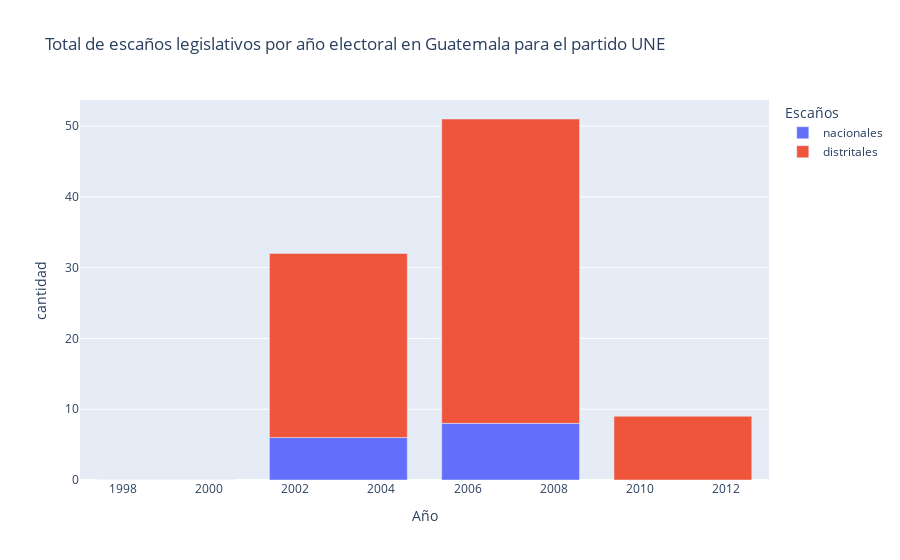

The cell this chart's notebook holds for it:
### Markdown cell above
## 4. Realice una gráfica que represente la cantidad de escaños para un partido en específico desde que este fue fundado.

### Code cell
partido = 'UNE'

# escaños nacionales
escaños_nac = partidos[partidos['sigla'] == partido][['n85_e', 'n90_e', 'n95_e', 'n99_e', 'n03_e', 'n07_e', 'n11_e']]\
    .rename(columns={'n85_e': 1985, 'n90_e': 1990, 'n95_e': 1995, 'n99_e': 1999, 'n03_e': 2003, 'n07_e': 2007, 'n11_e': 2011})
escaños_nac = escaños_nac.T.rename(columns=lambda x: 'nacionales')

# escaños distritales
escaños_dist = partidos[partidos['sigla'] == partido][['d85_e', 'd90_e', 'd95_e', 'd99_e', 'd03_e', 'd07_e', 'd11_e']]\
    .rename(columns={'d85_e': 1985, 'd90_e': 1990, 'd95_e': 1995, 'd99_e': 1999, 'd03_e': 2003, 'd07_e': 2007, 'd11_e': 2011})
escaños_dist = escaños_dist.T.rename(columns=lambda x: 'distritales')

# unir ambos dataframes
escaños = escaños_dist.join(escaños_nac)
escaños.fillna(0, inplace=True)

# filtrar solo por los años despues de la fundacion
escaños = escaños.loc[escaños.index >= partidos.set_index('sigla').loc[partido, 'fundacion']]

# graficar
px.bar(
    escaños,
    x=escaños.index,
    y=['nacionales', 'distritales'],
    title='Total de escaños legislativos por año electoral en Guatemala para el partido ' + partido,
    labels={'variable': 'Escaños', 'value': 'cantidad', 'index': 'Año'},
)

### Figure 1 — Plotly figure (JSON) as saved in the notebook; plotly's stock layout.template omitted (floating-point values rounded to 4 significant figures)
{"data": [{"alignmentgroup": "True", "hovertemplate": "Escaños=nacionales<br>Año=%{x}<br>cantidad=%{y}<extra></extra>", "legendgroup": "nacionales", "marker": {"color": "#636efa", "pattern": {"shape": ""}}, "name": "nacionales", "offsetgroup": "nacionales", "orientation": "v", "showlegend": true, "textposition": "auto", "type": "bar", "x": [1999, 2003, 2007, 2011], "xaxis": "x", "y": [0, 6, 8, 0], "yaxis": "y"}, {"alignmentgroup": "True", "hovertemplate": "Escaños=distritales<br>Año=%{x}<br>cantidad=%{y}<extra></extra>", "legendgroup": "distritales", "marker": {"color": "#EF553B", "pattern": {"shape": ""}}, "name": "distritales", "offsetgroup": "distritales", "orientation": "v", "showlegend": true, "textposition": "auto", "type": "bar", "x": [1999, 2003, 2007, 2011], "xaxis": "x", "y": [0, 26, 43, 9], "yaxis": "y"}], "layout": {"barmode": "relative", "legend": {"title": {"text": "Escaños"}, "tracegroupgap": 0}, "title": {"text": "Total de escaños legislativos por año electoral en Guatemala para el partido UNE"}, "xaxis": {"anchor": "y", "domain": [0, 1], "title": {"text": "Año"}}, "yaxis": {"anchor": "x", "domain": [0, 1], "title": {"text": "cantidad"}}}}
